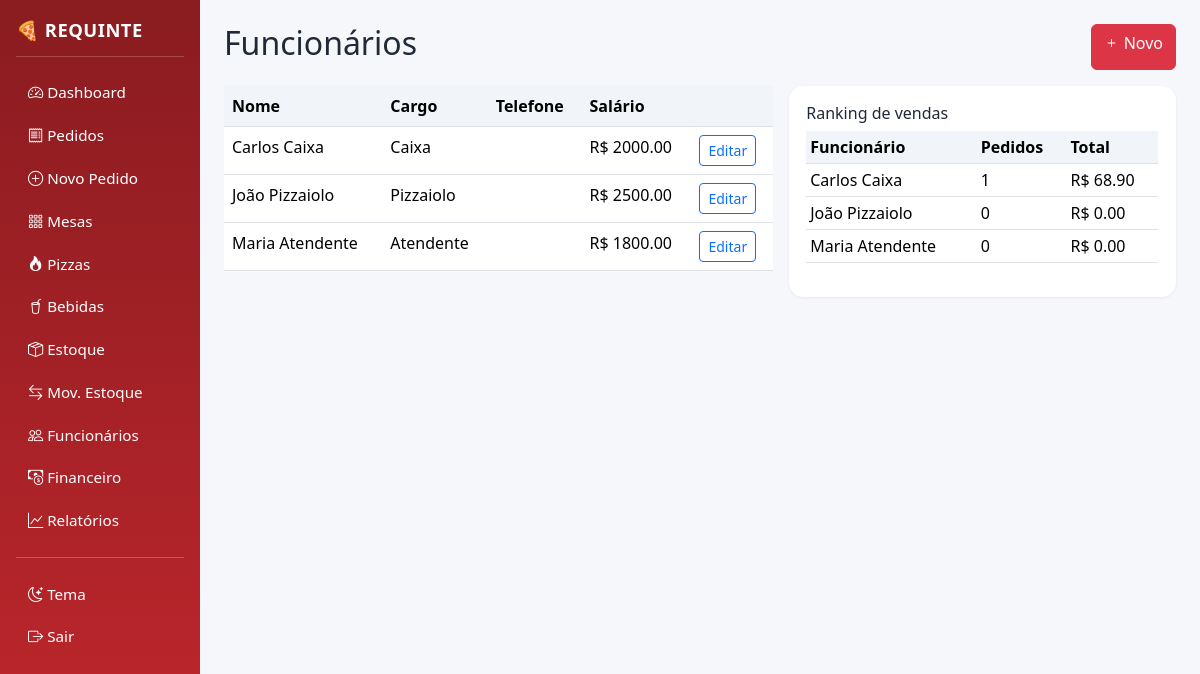
Screenshot of /funcionarios/ (signed in) with the database file from the repository.
### models.py (models this page shows)
class Funcionario(db.Model):
    __tablename__ = "funcionarios"
    id = db.Column(db.Integer, primary_key=True)
    nome = db.Column(db.String(120), nullable=False)
    telefone = db.Column(db.String(30))
    cargo = db.Column(db.String(60))
    salario = db.Column(db.Float, default=0.0)
    ativo = db.Column(db.Boolean, default=True)

### routes/funcionarios.py (the view)
@bp.route("/")
@login_required
def listar():
    funcs = Funcionario.query.order_by(Funcionario.nome).all()
    ranking = db.session.query(
        Funcionario.nome, func.coalesce(func.sum(Pedido.valor_total),0).label("total"),
        func.count(Pedido.id).label("qtd")
    ).outerjoin(Pedido, Pedido.funcionario_id==Funcionario.id).group_by(Funcionario.id).order_by(func.sum(Pedido.valor_total).desc()).all()
    return render_template("funcionarios.html", funcs=funcs, ranking=ranking)

### models.py (called while the page is built)
    @property
    def is_active(self):
        return self.ativo

### templates/funcionarios.html
{% extends "base.html" %}{% block content %}
<div class="d-flex justify-content-between mb-3"><h2>Funcionários</h2>
<a href="{{ url_for('funcionarios.novo') }}" class="btn btn-danger"><i class="bi bi-plus"></i> Novo</a></div>
<div class="row g-3">
<div class="col-md-7"><table class="table bg-white"><thead><tr><th>Nome</th><th>Cargo</th><th>Telefone</th><th>Salário</th><th></th></tr></thead><tbody>
{% for f in funcs %}<tr><td>{{f.nome}}</td><td>{{f.cargo or ''}}</td><td>{{f.telefone or ''}}</td><td>R$ {{"%.2f"|format(f.salario)}}</td>
<td><a class="btn btn-sm btn-outline-primary" href="{{ url_for('funcionarios.editar',fid=f.id) }}">Editar</a></td></tr>{% endfor %}
</tbody></table></div>
<div class="col-md-5"><div class="card-kpi"><h6>Ranking de vendas</h6>
<table class="table table-sm"><thead><tr><th>Funcionário</th><th>Pedidos</th><th>Total</th></tr></thead><tbody>
{% for nome,total,qtd in ranking %}<tr><td>{{nome}}</td><td>{{qtd}}</td><td>R$ {{"%.2f"|format(total)}}</td></tr>{% endfor %}
</tbody></table></div></div>
</div>{% endblock %}

### static/css/app.css (style rules this page uses)
:root { --bg:#f6f7fb;--card:#fff;--brand:#c1272d;--brand-dark:#8a1c20;--text:#1f2937;--muted:#6b7280; }
body { background:var(--bg);color:var(--text); }
.card-kpi { background:var(--card);border-radius:.9rem;padding:1.1rem;box-shadow:0 1px 3px rgba(0,0,0,.06); }
.table thead th { background:#f1f5f9; }

### rows the page displays
Funcionario: nome "Carlos Caixa", cargo "Caixa", salario "2000.00", ativo "1", total "68.90"
Funcionario: nome "João Pizzaiolo", cargo "Pizzaiolo", salario "2500.00", qtd "0", total "0.00"
Funcionario: nome "Maria Atendente", cargo "Atendente", salario "1800.00", qtd "0", total "0.00"
